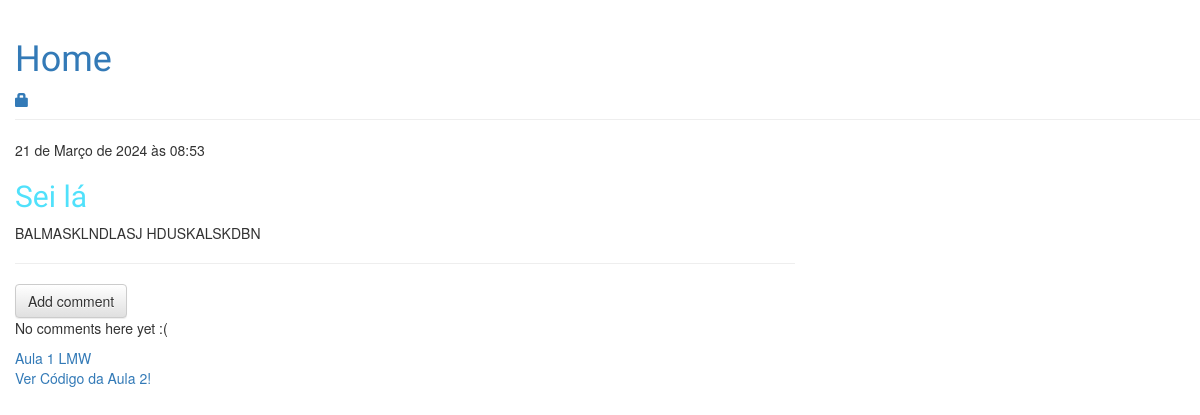
The app's page /post/1/ with its own data.
### blog/models.py (models this page shows, shortened)
class Post(models.Model):
    author = models.ForeignKey(settings.AUTH_USER_MODEL, on_delete=models.CASCADE)
    title = models.CharField(max_length=200)
    text = models.TextField()
    created_date = models.DateTimeField(default=timezone.now)
    published_date = models.DateTimeField(blank=True, null=True)
    def approved_comments(self):
        return self.comments.filter(approved_comment=True)

### blog/views.py (the view)
# urls.py: path('post/<int:pk>/', views.post_detail, name='post_detail'),
def post_detail(request, pk):
    post = get_object_or_404(Post, pk=pk)
    return render(request, 'blog/post_detail.html', {'post': post})

### blog/templates/blog/post_detail.html (shortened to what this page needs)
{% extends 'blog/base.html' %}
{% block content %}
<div class="post">
    {% if post.published_date %}
    <div class="date">
        {{ post.published_date }}
    </div>
    {% else %}
    <a class="btn btn-default" href="{% url 'post_publish' pk=post.pk %}">Publish</a>
    {% endif %}
    <h2>{{ post.title }}</h2>
    <p>{{ post.text|linebreaksbr }}</p>
</div>
<hr>
<a class="btn btn-default" href="{% url 'add_comment_to_post' pk=post.pk %}">Add comment</a>
{% for comment in post.approved_comments.all %}
{% if user.is_authenticated or comment.approved_comment %}
<div class="comment">
    <div class="date">
        {{ comment.created_date }}
        {% if not comment.approved_comment %}
        <a class="btn btn-default" href="{% url 'comment_remove' pk=comment.pk %}">
            {% include './icons/hand-thumbs-down.svg' %}
        </a>
        <a class="btn btn-default" href="{% url 'comment_approve' pk=comment.pk %}">
            {% include './icons/hand-thumbs-up.svg' %}
        </a>
        {% endif %}
    </div>
    <strong>{{ comment.author }}</strong>
    <p>{{ comment.text|linebreaks }}</p>
</div>
{% endif %}
{% empty %}
<p>No comments here yet :(</p>
{% endfor %}
{% endblock %}

### blog/static/css/blog.css (style rules this page uses)
h1, h2 { color: #50e1fb; font-family: 'Lobster'; }
body { padding-left: 15px; }

### records on screen
Post: published_date "21 de Março de 2024 às 08:53", title "Sei lá", text "BALMASKLNDLASJ HDUSKALSKDBN"
